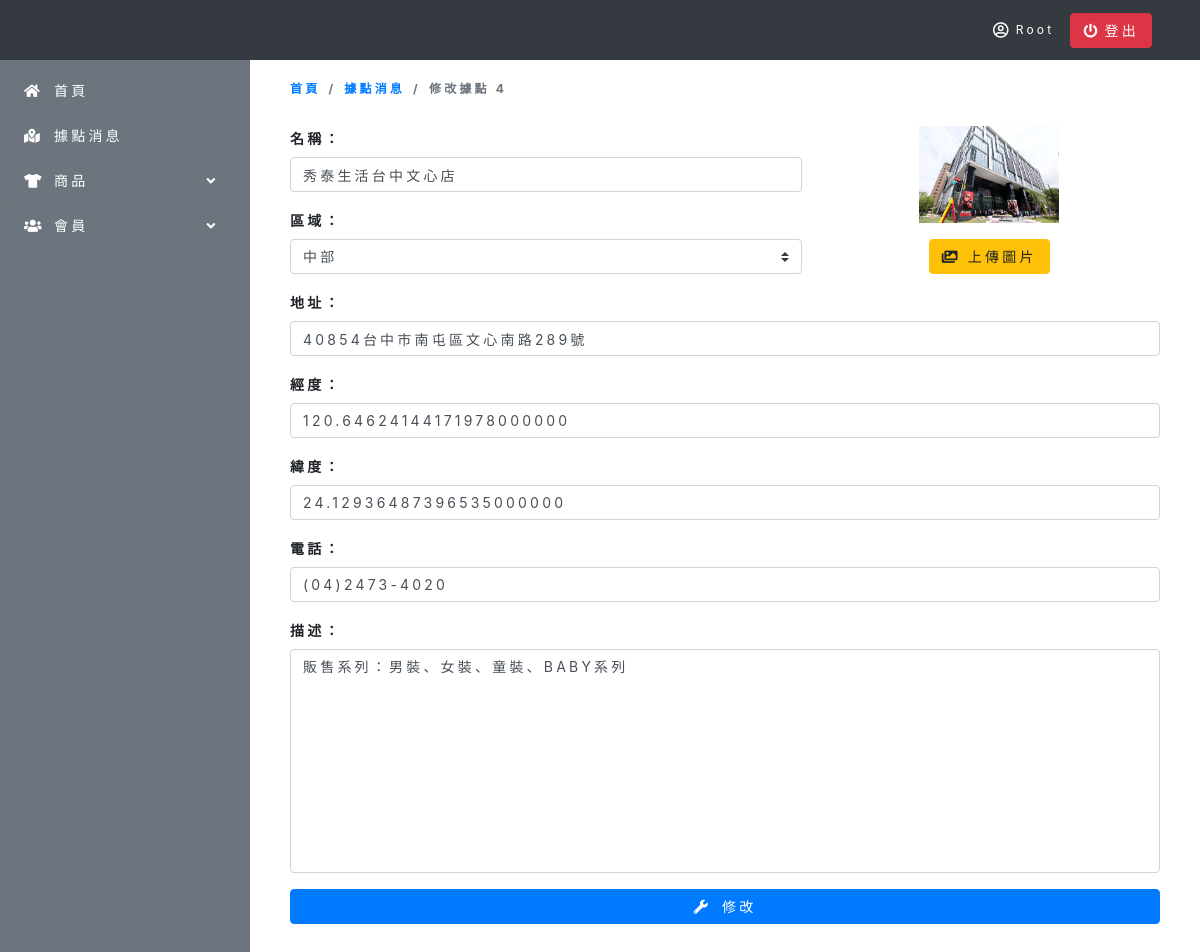
Page /dashboard_location_mod.php?location_id=4 (signed in) on the committed database.
### tables this page shows
CREATE TABLE `dashboard_location` (
  `id` int(10) UNSIGNED NOT NULL,
  `valid` tinyint(1) NOT NULL,
  `name` varchar(15) NOT NULL,
  `position` varchar(5) NOT NULL,
  `address` varchar(50) NOT NULL,
  `lng` decimal(25,20) NOT NULL,
  `lat` decimal(25,20) NOT NULL,
  `phone` varchar(15) NOT NULL,
  `description` varchar(150) NOT NULL,
  `image` varchar(100) NOT NULL
);

### web/dashboard_location_mod.php (the view, shortened to what this page needs)
<?php
require_once('db_connect.php');
$query1 = "select * from dashboard_location WHERE valid = 1 AND id = " . $_GET["location_id"] . "";
$res1 = mysqli_query($link, $query1);
$whetherHasData = false;
if ($res1) {
    if (mysqli_num_rows($res1) > 0) {
        $rows = mysqli_fetch_all($res1, MYSQLI_ASSOC);
        $whetherHasData = true;
    } else {
    }
} else {
}
?>
<!doctype html>
<html lang="en">
<head>
    <link rel="stylesheet" href="https://cdn.jsdelivr.net/npm/bootstrap@4.6.0/dist/css/bootstrap.min.css">
    <link rel="stylesheet" href="./css/all.css">
    <link rel="stylesheet" href="https://pro.fontawesome.com/releases/v5.10.0/css/all.css" />
</head>
<body>
    <div class="dashboard-wrap">
        <header class="d-flex justify-content-between justify-content-md-end bg-dark py-3 px-3 px-md-5" style="height: 60px;">
            <div class="header-icon-wrap d-flex align-items-center">
                <p class="d-flex align-items-center mb-0 mx-3">
                    <i class="far fa-user-circle text-white" style="font-size: 16px;"></i>
                    <span class="admin-user text-white ml-1 text-capitalize"><?php echo $_SESSION['admin_user'] ?></span>
                </p>
                <a href="./doAction_dashboard.php?state=logout" class="btn btn-danger" style="font-size: 14px;"><i class="fas fa-power-off mr-1"></i>登出
                </a>
            </div>
        </header>
        <div class="d-flex position-relative">
            <aside style="width: 250px;">
                <ul class="accordion bg-secondary p-2 mb-0 list-unstyled" style="height: calc(100vh - 60px);overflow-y:scroll;">
                    <li>
                        <a href="./dashboard_home.php" class="accordion-item d-flex align-items-center bg-secondary px-3 mb-0 text-decoration-none text-white rounded">
                            <i class="fas fa-home"></i>
                            首頁
                            <i class="fas fa-angle-down d-flex justify-content-center align-items-center" style="color: transparent;"></i>
                        </a>
                    </li>
                    <li>
                        <a href="./dashboard_location.php" class="accordion-item d-flex align-items-center bg-secondary px-3 mb-0 text-decoration-none text-white rounded">
                            <i class="fas fa-map-marked-alt"></i>據點消息
                            <i class="fas fa-angle-down d-flex justify-content-center align-items-center" style="color: transparent;"></i>
                        </a>
                    </li>
                    <li>
                        <a href="#" class="accordion-item d-flex align-items-center bg-secondary px-3 mb-0 text-decoration-none text-white rounded">
                            <i class="fas fa-tshirt"></i>
                            商品
                            <i class="fas fa-angle-down d-flex justify-content-center align-items-center ml-auto"></i>
                        </a>
                    </li>
                    <li>
                        <a href="#" class="accordion-item d-flex justify-content-between align-items-center bg-secondary px-3 mb-0 text-decoration-none text-white rounded">
                            <i class="fas fa-users"></i>
                            會員
                            <i class="fas fa-angle-down d-flex justify-content-center align-items-center ml-auto"></i>
                        </a>
                    </li>
                </ul>
            </aside>
            <main class="position-absolute px-0 px-md-4 py-2">
                <nav style="--bs-breadcrumb-divider: '>';font-size:12px;font-weight:bold;" aria-label="breadcrumb">
                    <ol class="breadcrumb" style="background-color: transparent;">
                        <li class="breadcrumb-item"><a href="./dashboard_home.php">首頁</a></li>
                        <li class="breadcrumb-item"><a href="./dashboard_location.php">據點消息</a></li>
                        <li class="breadcrumb-item active" aria-current="page">修改據點 <?php echo $_GET["location_id"] ?></li>
                    </ol>
                </nav>
                <div class="location-mod-wrap px-3 mb-3">
                    <form action="doAction_dashboard.php" method="POST" enctype="multipart/form-data">
                        <?php
                        if ($whetherHasData) {
                            foreach ($rows as $val) {
                                echo
                                    '<div class="d-flex">
                                            <div style="width:60%">
                                                <div class="form-group">
                                                    <label for="location-mod-name" class="font-weight-bold">名稱：</label>
                                                    <input type="text" class="form-control" id="location-mod-name" name="location-mod-name" value="' . $val["name"] . '" maxlength="15" placeholder="名稱限制15字" required>
                                                </div>
                                                <div class="form-group">
                                                    <label for="location-mod-position" class="font-weight-bold">區域：</label>
                                                    <div class="input-group">
                                                    <select class="custom-select" id="location-mod-position" name="location-mod-position" required>
                                                        <option ' . ($val["position"] === '北部' ? 'selected' : '') . ' value="北部">北部</option>
                                                        <option ' . ($val["position"] === '中部' ? 'selected' : '') . ' value="中部">中部</option>
                                                        <option ' . ($val["position"] === '南部' ? 'selected' : '') . ' value="南部">南部</option>
                                                        <option ' . ($val["position"] === '東部' ? 'selected' : '') . ' value="東部">東部</option>
                                                    </select>
                                                    </div>
                                                </div>
                                            </div>
                                            <div style="width:40%" class="d-flex flex-column align-items-center ml-3">
                                            <img id="location-mod-image" src="./images/location/' . $val["image"] . '" class="mb-3" style="height:97px;max-width:140px;object-fit:cover;"/>
                                            <input type="hidden" name="location-mod-image-origin" value="' . $val["image"] . '" required/>
                                            <label class="btn btn-warning mb-3">
                                            <i class="fa fa-images"></i> 上傳圖片
                                            </label>
                                            </div>
                                        </div>
                                        <div class="form-group">
                                            <label for="location-mod-address" class="font-weight-bold">地址：</label>
                                            <input type="text" class="form-control" name="location-mod-address" id="location-mod-address" value="' . $val["address"] . '" maxlength="50"  placeholder="地址限制50字" required>
                                        </div>
                                        <div class="form-group">
                                            <label for="location-mod-lng" class="font-weight-bold">經度：</label>
                                            <input type="text" class="form-control" name="location-mod-lng" id="location-mod-lng" value="' . $val["lng"] . '" maxlength="25" pattern="^(-?[1-9][0-9]{0,4}\.[0-9]{1,20}|0)$" required>
                                        </div>
                                        <div class="form-group">
                                            <label for="location-mod-lat" class="font-weight-bold">緯度：</label>
                                            <input type="text" class="form-control" name="location-mod-lat" id="location-mod-lat" value="' . $val["lat"] . '" maxlength="25" pattern="^(-?[1-9][0-9]{0,4}\.[0-9]{1,20}|0)$" required>
                                        </div>
                                        <div class="form-group">
                                            <label for="location-mod-phone" class="font-weight-bold">電話：</label>
                                            <input type="text" class="form-control" name="location-mod-phone" id="location-mod-phone" value="' . $val["phone"] . '" maxlength="15"  placeholder="電話限制15字" required>
                                        </div>
                                        <div class="form-group">
                                            <label for="location-mod-description" class="font-weight-bold">描述：</label>
                                            <textarea class="form-control" style="resize:none;" name="location-mod-description" id="location-mod-description" rows="10" maxlength="150" placeholder="描述限制150字">' . $val["description"] . '</textarea>
                                        </div>
                                        <input type="hidden" name="location-mod-id" value="' . $val["id"] . '">
                                        <div class="form-group">
                                        <button id="location-mod-confirm-btn" type="button" class="btn btn-primary w-100" data-toggle="modal" data-target="#exampleModal">
                                            <i class="fas fa-wrench mr-1"></i>
                                            修改
                                        </button>
                                        </div>
                                        ';
                            }
                        } else {
                            echo '<p style="font-size:14px">查無內容</p>';
                        }
                        ?>
                    </form>
                </div>
            </main>
        </div>
    </div>
</body>
</html>

### web/css/all.css (style rules this page uses)
body, button, input, textarea, option, select { letter-spacing: 0.2rem; overflow-x: hidden; }
label, input, button, textarea, a, td, th, .modal-body, option, select { font-size: 14px !important; }
.dashboard-wrap .header-icon-wrap { font-size: 12px; }
.dashboard-wrap .header-icon-wrap i { font-size: 14px; -webkit-transition: 0.15s; transition: 0.15s; }
.dashboard-wrap aside { position: absolute; left: -250px; -webkit-transition: 0.15s; transition: 0.15s; }
.dashboard-wrap aside .accordion .accordion-item { padding: 12px 0 12px 0; }
.dashboard-wrap aside .accordion .accordion-item .fa-angle-down::before { width: 9.25px; -webkit-transition: 0.3s; transition: 0.3s; }
.dashboard-wrap aside .accordion li i { width: 30px; }
.dashboard-wrap main { width: 100vw; height: calc(100vh - 60px); overflow-y: scroll; position: absolute; left: 0px; -webkit-transition: 0.15s; transition: 0.15s; }
.dashboard-wrap main .breadcrumb a { font-size: 12px !important; }
@media screen and (min-width: 768px) { .dashboard-wrap aside { position: absolute; left: 0px; } }
@media screen and (min-width: 768px) { .dashboard-wrap main { width: calc(100vw - 250px); position: absolute; left: 250px; } }
.location-mod-wrap, .location-add-wrap { height: calc(100vh - 150px); overflow-y: scroll; }

### rows in the picture
dashboard_location: location-mod-name "秀泰生活台中文心店", location-mod-position "中部", image (picture), location-mod-address "40854台中市南屯區文心南路289號", location-mod-lng "120.64624144171978000000", location-mod-lat "24.12936487396535000000", location-mod-phone "(04)2473-4020", location-mod-description "販售系列：男裝、女裝、童裝、BABY系列"

### other values in the picture
$_SESSION['admin_user'] "Root"
$_GET["location_id"] "4"
